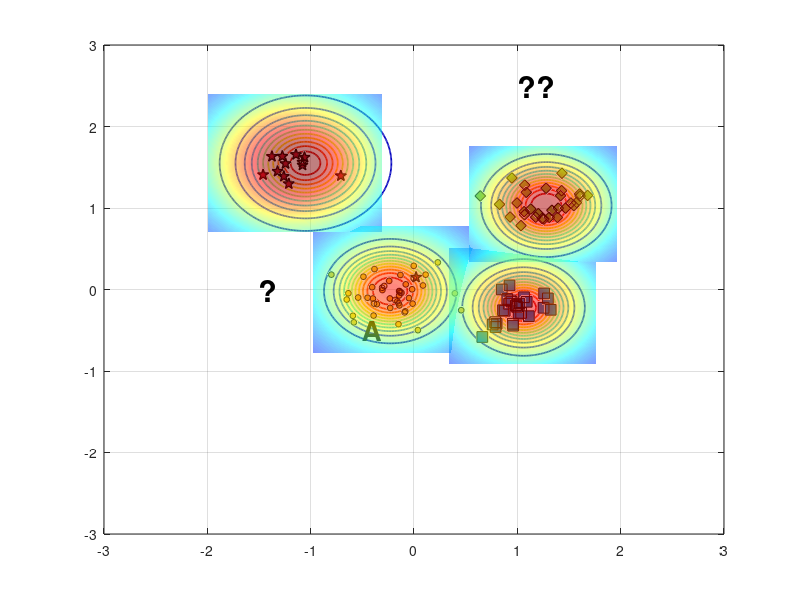

Write the MATLAB code that produced this figure. (Note: this script raises an error after producing the figure.)
%% Reproduce EVM-style demo figure (no toolboxes)
clear; close all; clc; rng(7);

% ---------- 1) 合成四类二维数据 ----------
% 类中心（大致对应图中位置）
C_star  = [-1.15  1.55];   % 红色星
C_diam  = [ 1.25  1.05];   % 绿色菱形
C_square= [ 1.05 -0.20];   % 蓝色方块
C_dot   = [-0.20  0.00];   % 蓝色小点（被 A 标注影响的那簇）

% 协方差（控制每簇形状）
S = @(sx,sy,rho)[sx^2 rho*sx*sy; rho*sx*sy sy^2];
Sig_star   = S(0.18,0.20, 0.05);
Sig_diam   = S(0.22,0.18,-0.10);
Sig_square = S(0.20,0.16, 0.05);
Sig_dot    = S(0.25,0.18, 0.00);

% 从高斯采样（不用 mvnrnd）
sample = @(N,mu,SIG) (randn(N,2)*chol(SIG,'lower') + mu);

X_star   = sample(12,C_star,   Sig_star);
X_diam   = sample(30,C_diam,   Sig_diam);
X_square = sample(28,C_square, Sig_square);
X_dot    = sample(45,C_dot,    Sig_dot);

% 加一个“离群星”靠近 A（见原图左中）
X_star = [X_star; 0.02 0.15];

% ---------- 2) 底面散点与样式 ----------
figure('Color','w','Position',[100,100,800,600]);
hold on; box on; grid on;
z0 = 0; % 所有散点都放在 z=0 的平面

% 确保按照绘制顺序叠放，便于把散点置顶
set(gca,'SortMethod','childorder');

h_star   = scatter3(X_star(:,1),  X_star(:,2),  z0+zeros(size(X_star,1),1),  70, ...
        'pentagram', 'filled', 'MarkerEdgeColor','k', 'MarkerFaceColor',[0.635294 0.0784314 0.184314], 'LineWidth',1.0); % 红色五角星 #A2142F
h_diam   = scatter3(X_diam(:,1),  X_diam(:,2),  z0+zeros(size(X_diam,1),1),  60, ...
        'd', 'filled', 'MarkerEdgeColor','k', 'MarkerFaceColor',[0.466667 0.674510 0.188235]); % 绿色菱形 #77AC30
h_square = scatter3(X_square(:,1),X_square(:,2),z0+zeros(size(X_square,1),1),60, ...
        's', 'filled', 'MarkerEdgeColor','k', 'MarkerFaceColor',[0 0.447059 0.741176]); % 蓝色正方形 #0072BD
h_dot    = scatter3(X_dot(:,1),   X_dot(:,2),   z0+zeros(size(X_dot,1),1),   18, ...
        'o', 'filled', 'MarkerEdgeColor','k', 'MarkerFaceColor',[0.929412 0.694118 0.125490]); % 黄色圆形 #EDB120


% ---------- 3) ψ-model 等值环（彩色同心） ----------
% 采用带形状参的径向函数 psi(r) = exp(-(r/s)^t)
psi = @(X,Y,cx,cy,s,t) exp( - ( sqrt((X-cx).^2 + (Y-cy).^2) ./ s ).^t );

% 选几处“极端向量/代表点”（包含 A 所在）
EV = [ -0.23 -0.02 ;   % A 对应蓝点极端向量
        1.06 -0.22 ;   % 蓝方块
        1.28  1.03 ;   % 绿菱形
       -1.05  1.55 ];  % 红星
scale = [0.42, 0.36, 0.40, 0.48];   % 各自 scale
shape = [2.6,  2.2,  2.4,  2.0];    % 各自 shape

% 网格
[xg,yg] = meshgrid(linspace(-3,3,400));
colormap(jet); caxis([0 1]);

% 等高线层级（红到蓝：高到低）
levels = linspace(1.0,0.05,12);

for k = 1:size(EV,1)
    Z = psi(xg,yg,EV(k,1),EV(k,2),scale(k),shape(k));
    [~, h] = contour(xg,yg,Z,levels);    % 直接画在底面，保持颜色映射
    set(h,'LineWidth',1.25);

    % 将等高线明确压到 z=0（兼容不同 MATLAB 版本）
    ch = get(h,'Children');
    for ic = 1:numel(ch)
        zd = get(ch(ic),'ZData');
        if ~isempty(zd)
            set(ch(ic),'ZData',zeros(size(zd))); % 强制贴在 z=0
        end
    end
end

% 标出 A 与问号
text(-0.5,-0.5,0,'A','FontWeight','bold','FontSize',20,'Color','k');
text( 1, 2.5,0,'??','FontWeight','bold','FontSize',22,'Color','k');
text( -1.5,0,0,'?','FontWeight','bold','FontSize',22,'Color','k');

% ---------- 4) 上方半透明“钟形面”（表示类支持/概率） ----------
% 用四个高斯穹顶，中心与各簇一致
gauss2 = @(X,Y,cx,cy,s) exp(-((X-cx).^2 + (Y-cy).^2)/(2*s^2));
tops  = {C_star, C_diam, C_square, C_dot};
sigT  = [0.65 0.55 0.55 0.60];
amp   = [1.05 0.95 0.90 0.85];

% 抬高穹顶，并缩小每个穹顶的覆盖范围（为每个穹顶使用局部网格）
zlift      = 0.18;   % 统一抬高量（不改变颜色映射）
spanFactor = 1.3;    % 每个穹顶半宽 = spanFactor * sigma（越小覆盖越小）
gridN      = 121;    % 局部网格分辨率

for i=1:4
    cx = tops{i}(1); cy = tops{i}(2);
    span = spanFactor * sigT(i);
    [xgi,ygi] = meshgrid(linspace(cx - span, cx + span, gridN), ...
                         linspace(cy - span, cy + span, gridN));

    Zt = amp(i) * gauss2(xgi,ygi,cx,cy,sigT(i));
    % 用 Zt 作为颜色，Zt+zlift 作为高度，从而抬高且保留原色
    s1 = surf(xgi,ygi, Zt + zlift, Zt, 'EdgeColor','none', 'FaceAlpha',0.5);
end
shading interp; 
% camlight headlight; 
% lighting gouraud;

% 将散点推到顶层
uistack([h_star h_diam h_square h_dot], 'top');
% 将contoru推到顶层
uistack(h, 'top');

% ---------- 5) 轴、视角与观感 ----------
xlim([-2 2]); ylim([-1 3]); zlim([0 1.25]); view(-67,22);
axis vis3d; daspect([1 1 0.8]);
set(gca,'FontName','Times New Roman','FontSize',12,'LineWidth',1);
% xlabel('x'); ylabel('y'); zlabel('score / \psi');

% 网格和背景风格
grid on; 
% set(gca,'GridAlpha',0.2,'MinorGridAlpha',0.2);
